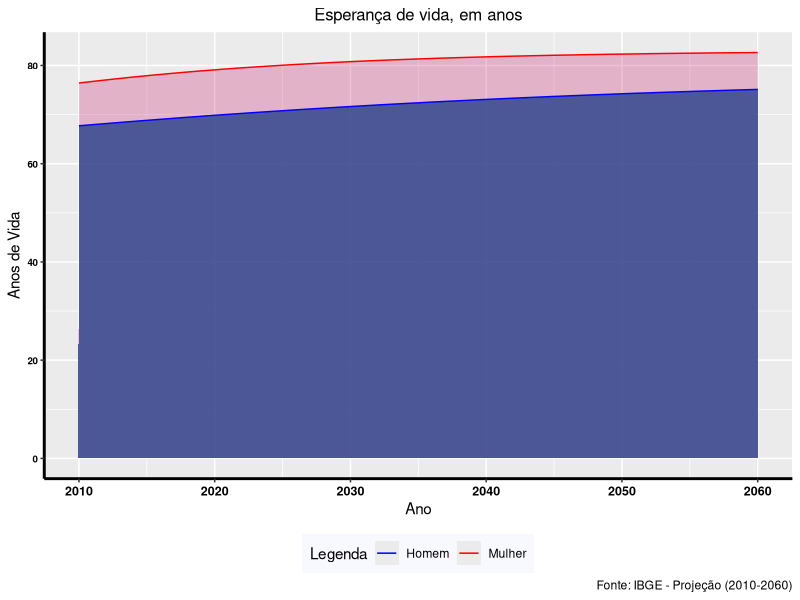

Source code (R):
################################################################################################### 
######################################### Gráfico no R ############################################
################################################################################################### 
#####   DESCRIÇÃO:        Conjunto de gráficos elaborados no R.
#####   ESCRITO POR:      Cleiton Rocha - www.linkedin.com/in/cleitonoerocha/
#####   EMAIL:  cleitonrocha@sei.ba.gov.br // cleitonotavio058@gmail.com 
#####   LICENÇA:          GPLv3
################################################################################################### 
################################################################################################### 

library(ggplot2)
library(ggthemes)
library(RColorBrewer)
library(Cairo)
library(dplyr)

# dataset
proj18 <- read.csv2("proj18.csv")

# grafico
ggplot(proj18, aes(x=Ano)) +
  geom_area(aes(y=EVNFem),fill="violetred3",alpha=0.3) +
  geom_area(aes(y=EVNMasc),fill="royalblue4",alpha=0.8) +
  geom_line(aes(y=EVNFem,color="red")) +
  geom_line(aes(y=EVNMasc,color="blue")) +           
  labs(title = "Esperança de vida, em anos",
       caption = "Fonte: IBGE - Projeção (2010-2060)",
       x="Ano", y="Anos de Vida") +
  theme(axis.title.x = element_text(colour = "black"),
        axis.title.y = element_text(colour = "black"),
        axis.text.y = element_text(face="bold", color="#000000", 
                                   size=7),
        axis.line = element_line(colour = "black", 
                                 size = 1, linetype = "solid"),
        plot.title = element_text(colour = "black", size = 12, hjust=0.5),
        axis.text.x = element_text(face="bold", color="#000000", 
                                   size=9)) +
  scale_colour_manual(name = 'Legenda', 
                      values =c('red'='red','blue'='blue'), labels = c('Homem','Mulher')) +
  theme(legend.position = "bottom", legend.background = element_rect(fill="ghostwhite",
                                                                     size=0.5, linetype="blank"))
